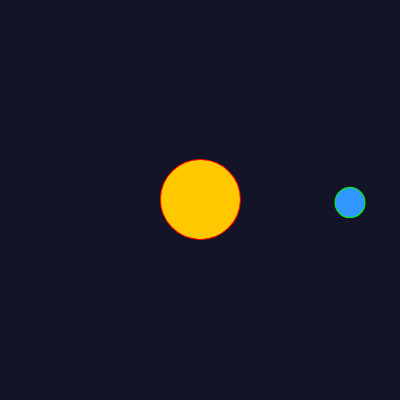
Frame 1 (no input)
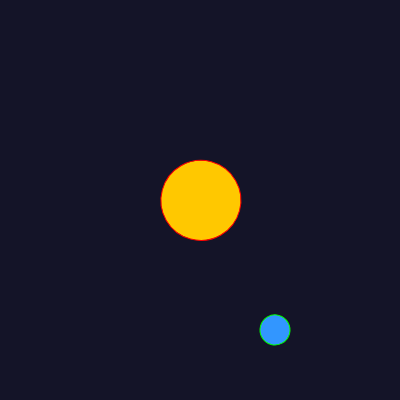
Frame 60 (no input)
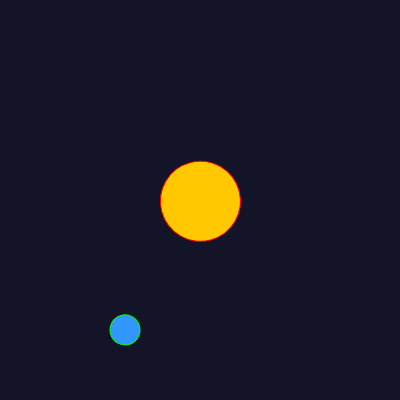
Frame 120 (the mouse pressed at the canvas centre since frame 60)

The p5.js sketch that drew these frames (run headless with seeded random() and noise() and a simulated clock; from frame 60 on, the mouse is pressed at the canvas centre):

// p5.js sketch
// ── sketch.js
let angle = 0;

function setup() {
  createCanvas(400, 400);
  angleMode(DEGREES);
}

function draw() {
  background(20, 20, 40);

  angle = angle + 1;

  push();

  // the origin to the center of the canvas
  translate(width / 2, height / 2);
  rotate(angle);

  // the Sun (?)
  fill(255, 200, 0);
  stroke(255, 0, 0);
  circle(random(-1, 1), random(-1, 1), 80);

  // the Earth (?)
  fill(50, 150, 255);
  stroke(0, 255, 0);
  circle(150, 0, 30); // x is 150!

  pop();
}
